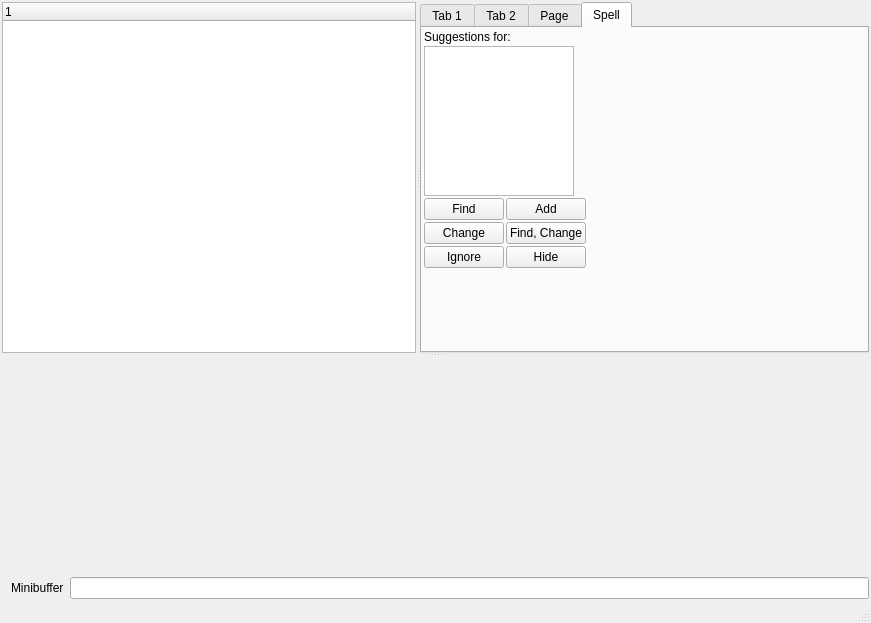
<ui version="4.0" >
 <class>MainWindow</class>
 <widget class="QMainWindow" name="MainWindow" >
  <property name="geometry" >
   <rect>
    <x>0</x>
    <y>0</y>
    <width>871</width>
    <height>623</height>
   </rect>
  </property>
  <property name="windowTitle" >
   <string>Leo</string>
  </property>
  <widget class="QWidget" name="centralwidget" >
   <layout class="QVBoxLayout" name="verticalLayout" >
    <property name="spacing" >
     <number>2</number>
    </property>
    <property name="margin" >
     <number>2</number>
    </property>
    <item>
     <widget class="QSplitter" name="splitter_2" >
      <property name="orientation" >
       <enum>Qt::Vertical</enum>
      </property>
      <widget class="QSplitter" name="splitter" >
       <property name="orientation" >
        <enum>Qt::Horizontal</enum>
       </property>
       <widget class="QTreeWidget" name="treeWidget" >
        <property name="sizePolicy" >
         <sizepolicy vsizetype="Ignored" hsizetype="Ignored" >
          <horstretch>0</horstretch>
          <verstretch>0</verstretch>
         </sizepolicy>
        </property>
        <property name="headerHidden" >
         <bool>false</bool>
        </property>
        <column>
         <property name="text" >
          <string>1</string>
         </property>
        </column>
       </widget>
       <widget class="QTabWidget" name="tabWidget" >
        <property name="sizePolicy" >
         <sizepolicy vsizetype="Ignored" hsizetype="Ignored" >
          <horstretch>0</horstretch>
          <verstretch>0</verstretch>
         </sizepolicy>
        </property>
        <property name="currentIndex" >
         <number>3</number>
        </property>
        <widget class="QWidget" name="tab" >
         <attribute name="title" >
          <string>Tab 1</string>
         </attribute>
         <layout class="QVBoxLayout" name="verticalLayout_3" >
          <item>
           <widget class="QTextBrowser" name="textBrowser" />
          </item>
         </layout>
        </widget>
        <widget class="QWidget" name="tab_2" >
         <attribute name="title" >
          <string>Tab 2</string>
         </attribute>
         <layout class="QGridLayout" name="gridLayout" >
          <item row="0" column="1" >
           <widget class="QLineEdit" name="findPattern" />
          </item>
          <item row="1" column="1" >
           <widget class="QLineEdit" name="findChange" />
          </item>
          <item row="2" column="0" >
           <widget class="QCheckBox" name="checkBoxWholeWord" >
            <property name="text" >
             <string>Whole Word</string>
            </property>
           </widget>
          </item>
          <item row="2" column="1" >
           <widget class="QCheckBox" name="checkBoxEntireOutline" >
            <property name="text" >
             <string>Entire Outline</string>
            </property>
           </widget>
          </item>
          <item row="3" column="0" >
           <widget class="QCheckBox" name="checkBoxIgnoreCase" >
            <property name="text" >
             <string>Ignore Case</string>
            </property>
           </widget>
          </item>
          <item row="3" column="1" >
           <widget class="QCheckBox" name="checkBoxSubroutineOnly" >
            <property name="text" >
             <string>Subroutine Only</string>
            </property>
           </widget>
          </item>
          <item row="4" column="0" >
           <widget class="QCheckBox" name="checkBoxWrapAround" >
            <property name="text" >
             <string>Wrap Around</string>
            </property>
           </widget>
          </item>
          <item row="4" column="1" >
           <widget class="QCheckBox" name="checkBoxNodeOnly" >
            <property name="text" >
             <string>Node Only</string>
            </property>
           </widget>
          </item>
          <item row="5" column="0" >
           <widget class="QCheckBox" name="checkBoxReverse" >
            <property name="text" >
             <string>Reverse</string>
            </property>
           </widget>
          </item>
          <item row="5" column="1" >
           <widget class="QCheckBox" name="checkBoxSearchHeadline" >
            <property name="text" >
             <string>Search Headline</string>
            </property>
           </widget>
          </item>
          <item row="6" column="0" >
           <widget class="QCheckBox" name="checkBoxRexexp" >
            <property name="text" >
             <string>Regexp</string>
            </property>
           </widget>
          </item>
          <item row="6" column="1" >
           <widget class="QCheckBox" name="checkBoxSearchBody" >
            <property name="text" >
             <string>Search Body</string>
            </property>
           </widget>
          </item>
          <item row="7" column="0" >
           <widget class="QCheckBox" name="checkBoxMarkFinds" >
            <property name="text" >
             <string>Mark Finds</string>
            </property>
           </widget>
          </item>
          <item row="7" column="1" >
           <widget class="QCheckBox" name="checkBoxMarkChanges" >
            <property name="text" >
             <string>Mark Changes</string>
            </property>
           </widget>
          </item>
          <item row="0" column="0" >
           <widget class="QLabel" name="label_2" >
            <property name="text" >
             <string>Find:</string>
            </property>
           </widget>
          </item>
          <item row="1" column="0" >
           <widget class="QLabel" name="label_3" >
            <property name="text" >
             <string>Change:</string>
            </property>
           </widget>
          </item>
         </layout>
        </widget>
        <widget class="QWidget" name="tab_3" >
         <attribute name="title" >
          <string>Page</string>
         </attribute>
        </widget>
        <widget class="QWidget" name="Spell" >
         <attribute name="title" >
          <string>Spell</string>
         </attribute>
         <layout class="QVBoxLayout" name="verticalLayout_5" >
          <property name="spacing" >
           <number>0</number>
          </property>
          <property name="margin" >
           <number>2</number>
          </property>
          <item>
           <widget class="QFrame" name="leo_spell_panel" >
            <property name="palette" >
             <palette>
              <active>
               <colorrole role="Base" >
                <brush brushstyle="SolidPattern" >
                 <color alpha="255" >
                  <red>255</red>
                  <green>255</green>
                  <blue>255</blue>
                 </color>
                </brush>
               </colorrole>
              </active>
              <inactive>
               <colorrole role="Base" >
                <brush brushstyle="SolidPattern" >
                 <color alpha="255" >
                  <red>255</red>
                  <green>255</green>
                  <blue>255</blue>
                 </color>
                </brush>
               </colorrole>
              </inactive>
              <disabled>
               <colorrole role="Base" >
                <brush brushstyle="SolidPattern" >
                 <color alpha="255" >
                  <red>170</red>
                  <green>255</green>
                  <blue>0</blue>
                 </color>
                </brush>
               </colorrole>
              </disabled>
             </palette>
            </property>
            <property name="autoFillBackground" >
             <bool>false</bool>
            </property>
            <property name="frameShape" >
             <enum>QFrame::NoFrame</enum>
            </property>
            <property name="frameShadow" >
             <enum>QFrame::Plain</enum>
            </property>
            <property name="lineWidth" >
             <number>0</number>
            </property>
            <layout class="QVBoxLayout" name="verticalLayout_6" >
             <property name="margin" >
              <number>0</number>
             </property>
             <item>
              <layout class="QGridLayout" name="gridLayout_3" >
               <property name="spacing" >
                <number>2</number>
               </property>
               <item row="2" column="1" >
                <widget class="QPushButton" name="leo_spell_btn_Add" >
                 <property name="text" >
                  <string>Add</string>
                 </property>
                </widget>
               </item>
               <item row="2" column="0" >
                <widget class="QPushButton" name="leo_spell_btn_Find" >
                 <property name="text" >
                  <string>Find</string>
                 </property>
                </widget>
               </item>
               <item row="3" column="0" >
                <widget class="QPushButton" name="leo_spell_btn_Change" >
                 <property name="text" >
                  <string>Change</string>
                 </property>
                </widget>
               </item>
               <item row="3" column="1" >
                <widget class="QPushButton" name="leo_spell_btn_FindChange" >
                 <property name="text" >
                  <string>Find, Change</string>
                 </property>
                </widget>
               </item>
               <item row="4" column="0" >
                <widget class="QPushButton" name="leo_spell_btn_Ignore" >
                 <property name="text" >
                  <string>Ignore</string>
                 </property>
                </widget>
               </item>
               <item row="4" column="1" >
                <widget class="QPushButton" name="leo_spell_btn_Hide" >
                 <property name="text" >
                  <string>Hide</string>
                 </property>
                 <property name="checkable" >
                  <bool>false</bool>
                 </property>
                </widget>
               </item>
               <item row="5" column="0" >
                <spacer name="verticalSpacer" >
                 <property name="orientation" >
                  <enum>Qt::Vertical</enum>
                 </property>
                 <property name="sizeHint" stdset="0" >
                  <size>
                   <width>20</width>
                   <height>40</height>
                  </size>
                 </property>
                </spacer>
               </item>
               <item row="1" column="0" colspan="2" >
                <widget class="QListWidget" name="leo_spell_list" >
                 <property name="sizePolicy" >
                  <sizepolicy vsizetype="Expanding" hsizetype="MinimumExpanding" >
                   <horstretch>0</horstretch>
                   <verstretch>0</verstretch>
                  </sizepolicy>
                 </property>
                 <property name="minimumSize" >
                  <size>
                   <width>0</width>
                   <height>0</height>
                  </size>
                 </property>
                 <property name="maximumSize" >
                  <size>
                   <width>150</width>
                   <height>150</height>
                  </size>
                 </property>
                </widget>
               </item>
               <item row="2" column="2" >
                <spacer name="horizontalSpacer" >
                 <property name="orientation" >
                  <enum>Qt::Horizontal</enum>
                 </property>
                 <property name="sizeHint" stdset="0" >
                  <size>
                   <width>40</width>
                   <height>20</height>
                  </size>
                 </property>
                </spacer>
               </item>
               <item row="0" column="0" colspan="2" >
                <widget class="QLabel" name="leo_spell_label" >
                 <property name="text" >
                  <string>Suggestions for:</string>
                 </property>
                </widget>
               </item>
              </layout>
             </item>
            </layout>
           </widget>
          </item>
         </layout>
        </widget>
       </widget>
      </widget>
      <widget class="QStackedWidget" name="stackedWidget" >
       <property name="sizePolicy" >
        <sizepolicy vsizetype="Ignored" hsizetype="Ignored" >
         <horstretch>0</horstretch>
         <verstretch>0</verstretch>
        </sizepolicy>
       </property>
       <property name="acceptDrops" >
        <bool>true</bool>
       </property>
       <property name="lineWidth" >
        <number>1</number>
       </property>
       <property name="currentIndex" >
        <number>0</number>
       </property>
       <widget class="QWidget" name="page" >
        <layout class="QVBoxLayout" name="verticalLayout_2" >
         <property name="spacing" >
          <number>0</number>
         </property>
         <property name="margin" >
          <number>0</number>
         </property>
         <item>
          <widget class="QsciScintilla" name="textEdit" >
           <property name="sizePolicy" >
            <sizepolicy vsizetype="Ignored" hsizetype="Ignored" >
             <horstretch>0</horstretch>
             <verstretch>0</verstretch>
            </sizepolicy>
           </property>
           <property name="toolTip" >
            <string/>
           </property>
           <property name="whatsThis" >
            <string/>
           </property>
           <property name="frameShape" >
            <enum>QFrame::NoFrame</enum>
           </property>
           <property name="frameShadow" >
            <enum>QFrame::Plain</enum>
           </property>
           <property name="lineWidth" >
            <number>0</number>
           </property>
          </widget>
         </item>
        </layout>
       </widget>
       <widget class="QWidget" name="page_2" >
        <layout class="QVBoxLayout" name="verticalLayout_4" >
         <property name="spacing" >
          <number>6</number>
         </property>
         <property name="margin" >
          <number>0</number>
         </property>
         <item>
          <widget class="QTextEdit" name="richTextEdit" >
           <property name="frameShape" >
            <enum>QFrame::NoFrame</enum>
           </property>
           <property name="frameShadow" >
            <enum>QFrame::Plain</enum>
           </property>
           <property name="lineWidth" >
            <number>0</number>
           </property>
          </widget>
         </item>
        </layout>
       </widget>
      </widget>
     </widget>
    </item>
    <item>
     <widget class="QFrame" name="leo_minibuffer_frame" >
      <property name="sizePolicy" >
       <sizepolicy vsizetype="Fixed" hsizetype="Ignored" >
        <horstretch>0</horstretch>
        <verstretch>0</verstretch>
       </sizepolicy>
      </property>
      <property name="frameShape" >
       <enum>QFrame::NoFrame</enum>
      </property>
      <property name="frameShadow" >
       <enum>QFrame::Plain</enum>
      </property>
      <property name="lineWidth" >
       <number>1</number>
      </property>
      <property name="midLineWidth" >
       <number>0</number>
      </property>
      <layout class="QHBoxLayout" name="horizontalLayout" >
       <property name="leftMargin" >
        <number>9</number>
       </property>
       <property name="topMargin" >
        <number>2</number>
       </property>
       <property name="rightMargin" >
        <number>0</number>
       </property>
       <property name="bottomMargin" >
        <number>0</number>
       </property>
       <item>
        <widget class="QLabel" name="label" >
         <property name="text" >
          <string>Minibuffer</string>
         </property>
         <property name="buddy" >
          <cstring>lineEdit</cstring>
         </property>
        </widget>
       </item>
       <item>
        <widget class="QLineEdit" name="lineEdit" />
       </item>
      </layout>
     </widget>
    </item>
   </layout>
   <zorder>leo_minibuffer_frame</zorder>
   <zorder>splitter_2</zorder>
  </widget>
  <widget class="QMenuBar" name="menubar" >
   <property name="geometry" >
    <rect>
     <x>0</x>
     <y>0</y>
     <width>871</width>
     <height>19</height>
    </rect>
   </property>
  </widget>
  <widget class="QStatusBar" name="statusbar" />
  <action name="actionOpen" >
   <property name="text" >
    <string>Open</string>
   </property>
  </action>
  <action name="actionSave" >
   <property name="text" >
    <string>Save</string>
   </property>
  </action>
  <action name="actionIPython" >
   <property name="text" >
    <string>IPython</string>
   </property>
  </action>
 </widget>
 <customwidgets>
  <customwidget>
   <class>QsciScintilla</class>
   <extends>QFrame</extends>
   <header>Qsci/qsciscintilla.h</header>
  </customwidget>
 </customwidgets>
 <resources/>
 <connections>
  <connection>
   <sender>treeWidget</sender>
   <signal>itemSelectionChanged()</signal>
   <receiver>MainWindow</receiver>
   <slot>showNormal()</slot>
   <hints>
    <hint type="sourcelabel" >
     <x>456</x>
     <y>132</y>
    </hint>
    <hint type="destinationlabel" >
     <x>669</x>
     <y>324</y>
    </hint>
   </hints>
  </connection>
  <connection>
   <sender>leo_spell_btn_Add</sender>
   <signal>clicked()</signal>
   <receiver>MainWindow</receiver>
   <slot>do_leo_spell_btn_Add()</slot>
   <hints>
    <hint type="sourcelabel" >
     <x>826</x>
     <y>309</y>
    </hint>
    <hint type="destinationlabel" >
     <x>478</x>
     <y>388</y>
    </hint>
   </hints>
  </connection>
  <connection>
   <sender>leo_spell_btn_Change</sender>
   <signal>clicked()</signal>
   <receiver>MainWindow</receiver>
   <slot>do_leo_spell_btn_Change()</slot>
   <hints>
    <hint type="sourcelabel" >
     <x>588</x>
     <y>339</y>
    </hint>
    <hint type="destinationlabel" >
     <x>478</x>
     <y>388</y>
    </hint>
   </hints>
  </connection>
  <connection>
   <sender>leo_spell_btn_Find</sender>
   <signal>clicked()</signal>
   <receiver>MainWindow</receiver>
   <slot>do_leo_spell_btn_Find()</slot>
   <hints>
    <hint type="sourcelabel" >
     <x>588</x>
     <y>309</y>
    </hint>
    <hint type="destinationlabel" >
     <x>478</x>
     <y>388</y>
    </hint>
   </hints>
  </connection>
  <connection>
   <sender>leo_spell_btn_FindChange</sender>
   <signal>clicked()</signal>
   <receiver>MainWindow</receiver>
   <slot>do_leo_spell_btn_FindChange()</slot>
   <hints>
    <hint type="sourcelabel" >
     <x>826</x>
     <y>339</y>
    </hint>
    <hint type="destinationlabel" >
     <x>478</x>
     <y>388</y>
    </hint>
   </hints>
  </connection>
  <connection>
   <sender>leo_spell_btn_Ignore</sender>
   <signal>clicked()</signal>
   <receiver>MainWindow</receiver>
   <slot>do_leo_spell_btn_Ignore()</slot>
   <hints>
    <hint type="sourcelabel" >
     <x>588</x>
     <y>369</y>
    </hint>
    <hint type="destinationlabel" >
     <x>478</x>
     <y>388</y>
    </hint>
   </hints>
  </connection>
  <connection>
   <sender>leo_spell_btn_Hide</sender>
   <signal>clicked()</signal>
   <receiver>MainWindow</receiver>
   <slot>do_leo_spell_btn_Hide()</slot>
   <hints>
    <hint type="sourcelabel" >
     <x>826</x>
     <y>369</y>
    </hint>
    <hint type="destinationlabel" >
     <x>478</x>
     <y>388</y>
    </hint>
   </hints>
  </connection>
 </connections>
 <slots>
  <slot>do_leo_spell_btn_Add()</slot>
  <slot>do_leo_spell_btn_Change()</slot>
  <slot>do_leo_spell_btn_Find()</slot>
  <slot>do_leo_spell_btn_FindChange()</slot>
  <slot>do_leo_spell_btn_Hide()</slot>
  <slot>do_leo_spell_btn_Ignore()</slot>
  <slot>do_leo_spell_list_DoubleClicked(QListWidgetItem)</slot>
 </slots>
</ui>
